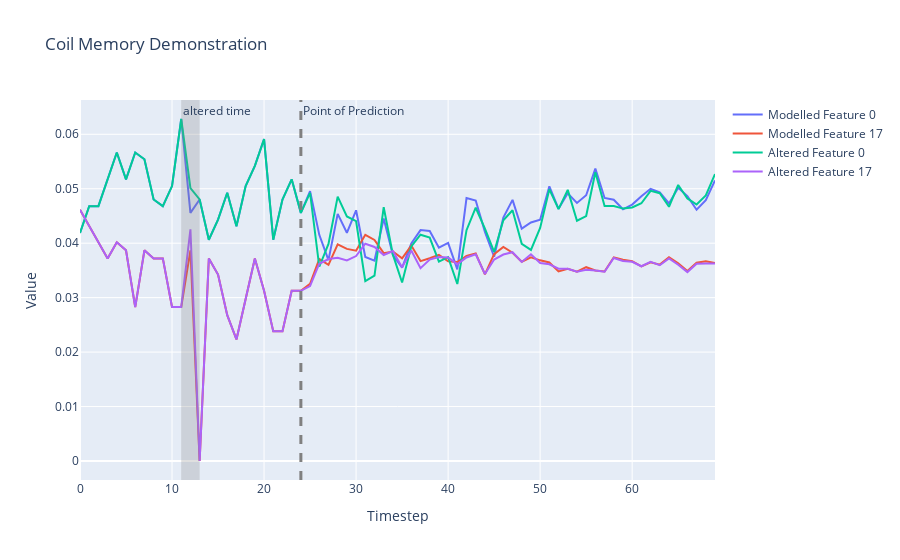

Notebook source saved alongside this figure:
### Markdown cell above
## Coil Memory Demonstration

### Code cell
import matplotlib.pyplot as plt

states = []
# Select the batch we want to make predictions for
batch = 10

# After what step do we want the coil to start making its own predictions?
prediction_step = 24

# What features do we want to plot?
feature_sel = [0,17]

# Grab starting state tensor
state_tensor = X[:,0,:]

# How many steps do we want to run the coil overall?
max_steps = 70

# Which timestamp do we want to force modify?
step_modify = 12

states.append(state_tensor[batch,feature_sel])
batch_size = X.shape[0]
transition_tensor = torch.softmax(torch.zeros(batch_size, n_features, n_features), dim = 1).to("cuda")
for step_state in range(1,max_steps):
    state_tensor, transition_tensor = model.step_coil(state_tensor, transition_tensor)
    if step_state <= prediction_step:
        state_tensor = X[:,step_state,:]
    states.append(state_tensor[batch,feature_sel])
    

# Get observed data to CPU and plot
data = [row.to('cpu').detach().numpy() for row in states]
# Transpose the data to get 5 traces
traces = list(zip(*data))

# Create the figure and add traces
fig = go.Figure()

# Plotting
for i, trace in enumerate(traces):
    model_trace = go.Scatter(y=trace, mode='lines', name=f'Modelled Feature {feature_sel[i]}')
    fig.add_trace(model_trace)
    
# Try with changing one X in memory
states = []
state_tensor = X[:,0,:]
states.append(state_tensor[batch,feature_sel])
batch_size = X.shape[0]
transition_tensor = torch.softmax(torch.zeros(batch_size, n_features, n_features), dim = 1).to("cuda")
for step_state in range(1,max_steps):
    state_tensor, transition_tensor = model.step_coil(state_tensor, transition_tensor)
    if step_state <= prediction_step:
        state_tensor = X[:,step_state,:]
        
    # change a single state in memory:
    if step_state == step_modify:
        state_tensor = X[:,step_state,:] * 1.1
    states.append(state_tensor[batch,feature_sel])


# Get observed data to CPU and plot
data = [row.to('cpu').detach().numpy() for row in states]
# Transpose the data to get 5 traces
traces = list(zip(*data))

# Plotting
for i, trace in enumerate(traces):
    obs_trace = go.Scatter(y=trace, mode='lines', name=f'Altered Feature {feature_sel[i]}')
    fig.add_trace(obs_trace)
    
# Add Line highlighting when the coil becomes responsible for its own predictions
fig.add_vline(x=prediction_step, line_width=3, line_dash="dash", line_color="grey", annotation_text='Point of Prediction')    

# Add title and labels
fig.update_layout(title=f'Coil Memory Demonstration',
                    xaxis_title='Timestep',
                    yaxis_title='Value')


fig.add_vrect(x0=step_modify-1, x1=step_modify+1, 
              annotation_text="altered time", annotation_position="top left",
              fillcolor="grey", opacity=0.25, line_width=0)

# Show the figure
fig.show()

### Figure 1 — Plotly figure (JSON) as saved in the notebook; plotly's stock layout.template omitted (floating-point values rounded to 4 significant figures)
{"data": [{"mode": "lines", "name": "Modelled Feature 0", "type": "scatter", "y": [0.04187, 0.0468, 0.0468, 0.05172, 0.05665, 0.05172, 0.05665, 0.05542, 0.04803, 0.0468, 0.05049, 0.06281, 0.04557, 0.04803, 0.04064, 0.04433, 0.04926, 0.0431, 0.05049, 0.05419, 0.05911, 0.04064, 0.04803, 0.05172, 0.04557, 0.04957, 0.04153, 0.03688, 0.04538, 0.04191, 0.04604, 0.03747, 0.03679, 0.04452, 0.0378, 0.0355, 0.03993, 0.04241, 0.04224, 0.03918, 0.04007, 0.03518, 0.04827, 0.04783, 0.04209, 0.03751, 0.04471, 0.04795, 0.04266, 0.04381, 0.04431, 0.05044, 0.04632, 0.04916, 0.04739, 0.04881, 0.05371, 0.0483, 0.04799, 0.04623, 0.04709, 0.04862, 0.04999, 0.04934, 0.04731, 0.05017, 0.04865, 0.04614, 0.04791, 0.05153]}, {"mode": "lines", "name": "Modelled Feature 17", "type": "scatter", "y": [0.04613, 0.04315, 0.04018, 0.0372, 0.04018, 0.03869, 0.02827, 0.03869, 0.0372, 0.0372, 0.02827, 0.02827, 0.03869, 0, 0.0372, 0.03423, 0.02679, 0.02232, 0.02976, 0.0372, 0.03125, 0.02381, 0.02381, 0.03125, 0.03125, 0.03254, 0.03709, 0.03601, 0.0398, 0.03895, 0.03861, 0.04153, 0.0406, 0.03816, 0.03849, 0.03722, 0.03956, 0.03671, 0.03724, 0.03785, 0.03666, 0.03654, 0.03768, 0.03811, 0.03427, 0.038, 0.03932, 0.03826, 0.03659, 0.03741, 0.03685, 0.03647, 0.03482, 0.03531, 0.03475, 0.03559, 0.03499, 0.03479, 0.03741, 0.03698, 0.0367, 0.03574, 0.0365, 0.03606, 0.03742, 0.03632, 0.03488, 0.03641, 0.0367, 0.03636]}, {"mode": "lines", "name": "Altered Feature 0", "type": "scatter", "y": [0.04187, 0.0468, 0.0468, 0.05172, 0.05665, 0.05172, 0.05665, 0.05542, 0.04803, 0.0468, 0.05049, 0.06281, 0.05012, 0.04803, 0.04064, 0.04433, 0.04926, 0.0431, 0.05049, 0.05419, 0.05911, 0.04064, 0.04803, 0.05172, 0.04557, 0.04924, 0.03567, 0.03987, 0.04855, 0.0449, 0.04403, 0.03303, 0.03406, 0.04661, 0.0379, 0.03279, 0.03941, 0.04155, 0.04103, 0.03661, 0.03743, 0.03251, 0.04239, 0.04651, 0.04268, 0.0384, 0.0442, 0.04605, 0.0399, 0.03877, 0.0428, 0.0499, 0.04625, 0.04979, 0.04412, 0.04498, 0.05302, 0.04684, 0.04683, 0.04635, 0.04656, 0.04733, 0.0496, 0.04917, 0.04669, 0.0507, 0.04822, 0.04709, 0.04878, 0.05269]}, {"mode": "lines", "name": "Altered Feature 17", "type": "scatter", "y": [0.04613, 0.04315, 0.04018, 0.0372, 0.04018, 0.03869, 0.02827, 0.03869, 0.0372, 0.0372, 0.02827, 0.02827, 0.04256, 0, 0.0372, 0.03423, 0.02679, 0.02232, 0.02976, 0.0372, 0.03125, 0.02381, 0.02381, 0.03125, 0.03125, 0.03212, 0.03623, 0.0371, 0.03733, 0.03682, 0.03764, 0.0399, 0.03931, 0.03783, 0.03854, 0.03556, 0.03865, 0.03541, 0.037, 0.03747, 0.03736, 0.03615, 0.03738, 0.03796, 0.03435, 0.03699, 0.03791, 0.03834, 0.03656, 0.03796, 0.03636, 0.03614, 0.03531, 0.03531, 0.03477, 0.03513, 0.03501, 0.03475, 0.03729, 0.03672, 0.03659, 0.03576, 0.03657, 0.03596, 0.0372, 0.03603, 0.03469, 0.03623, 0.03629, 0.03628]}], "layout": {"annotations": [{"showarrow": false, "text": "Point of Prediction", "x": 24, "xanchor": "left", "xref": "x", "y": 1, "yanchor": "top", "yref": "y domain"}, {"showarrow": false, "text": "altered time", "x": 11, "xanchor": "left", "xref": "x", "y": 1, "yanchor": "top", "yref": "y domain"}], "shapes": [{"line": {"color": "grey", "dash": "dash", "width": 3}, "type": "line", "x0": 24, "x1": 24, "xref": "x", "y0": 0, "y1": 1, "yref": "y domain"}, {"fillcolor": "grey", "line": {"width": 0}, "opacity": 0.25, "type": "rect", "x0": 11, "x1": 13, "xref": "x", "y0": 0, "y1": 1, "yref": "y domain"}], "title": {"text": "Coil Memory Demonstration"}, "xaxis": {"title": {"text": "Timestep"}}, "yaxis": {"title": {"text": "Value"}}}}
